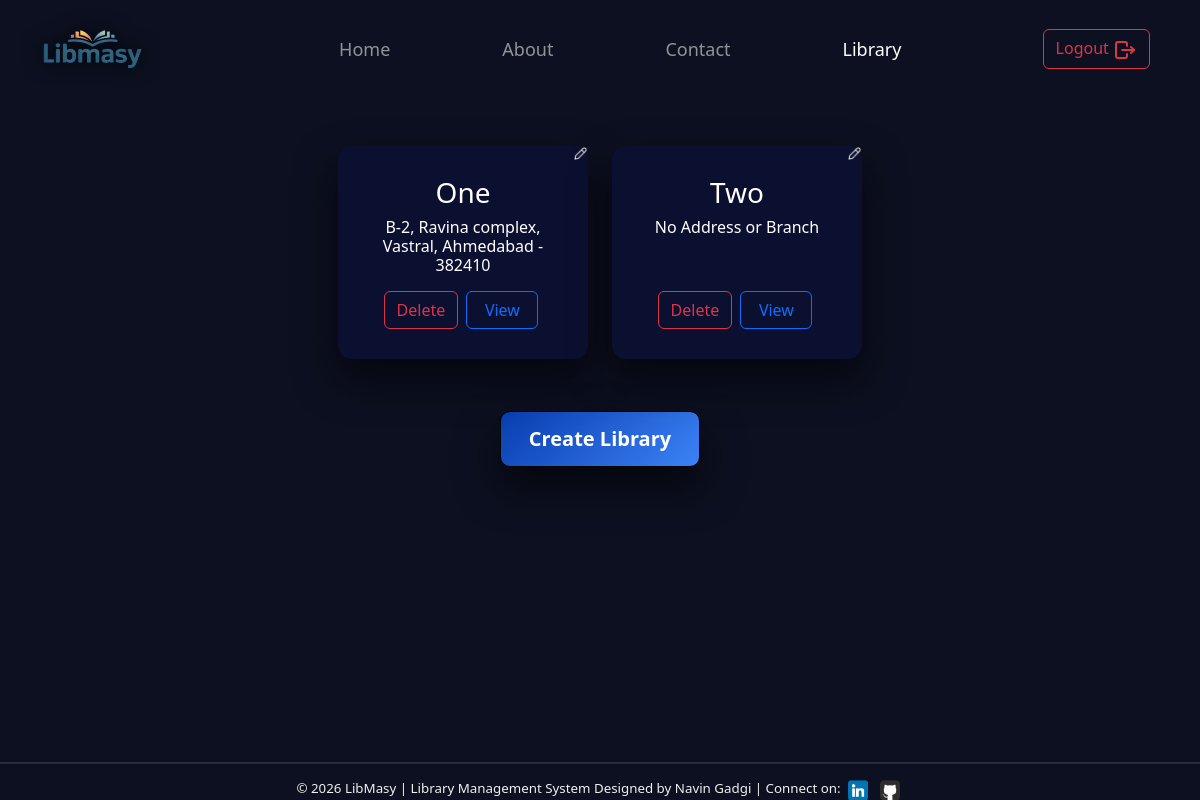
The app's page /library/ (signed in) with its own data.
### newapp/models.py (models this page shows, shortened)
class Library(models.Model):
    user = models.ForeignKey(User, on_delete=models.CASCADE)
    library_name = models.CharField(max_length=20)
    lib_address = models.TextField(max_length=200, null=True, blank=True)
    created_at = models.DateTimeField(auto_now_add=True)
    updated_at = models.DateField(auto_now=True)

### newapp/views.py (the view)
# urls.py: path('library/', include('newapp.urls')),
@login_required
def library(request):
    lib = Library.objects.filter(user=request.user).order_by('-created_at').reverse
    return render(request, 'library.html', {'lib':lib})

### newapp/templates/library.html (shortened to what this page needs)
{% extends "layout2.html" %}
{% load static %}
{% block contant %}
<div class="container row lib-div gap-4 my=auto pb-5 pt-5">
    {% for l in lib %}
                <div class="lib2 d-flex flex-column position-relative">
                    <a href="{% url 'rename_library' l.id %}"> <img class="end-0 top-0 position-absolute" src="{% static 'images/edit.png' %}" alt="edit icon" height="15px" width="15px"></a>
                    <h3>{{ l.library_name }}</h3>
                    {% if l.lib_address %}
                    <h6 class="pb-2 fw-normal">{{ l.lib_address }}</h6>
                    {% else %}
                    <h6 class="pb-2 fw-normal">No Address or Branch</h6>
                    {% endif %}
                    <div class="mt-auto">
                        <a href="{% url 'lib_del' l.id %}" class="btn btn-outline-danger">Delete</a>
                        <a href="{% url 'open' l.id%}" class="btn btn-outline-primary mx-1 wid">View</a>
                    </div>
                </div>
    {% empty %}
    <h4>No library has been created yet!</h4>
    {% endfor %}
</div>
<div class="text-center">
    <a href="{% url 'lib_create' %}" class="homebut btn my-1" type="submit">Create Library</a>
</div>
{% endblock %}

### static/css/style.css (style rules this page uses)
body { background-color: #0c1020; color: #f0f0f0; }
.homebut { width: 200px; padding: 12px 0; border-radius: 10px; font-size: 20px; font-weight: 600; background: linear-gradient(135deg, #093eb0, #3b82f6); color: #fff; border-color: #000; border-width: 1px; box-shadow: 0 20px 40px rgba(0, 0, 0, 0.6); }
.lib-div { border: 1px; justify-content: center; text-align: center; padding: 1rem; border-radius: 12px; margin-left: auto; margin-right: auto; }
.lib2 { background-color: #0c1030; box-shadow: 0 20px 40px rgba(0, 0, 0, 0.6); border-radius: 14px; color: #fff; padding: 30px; width: 250px; }
.wid { width: 72px; }

### records on screen
Library: library_name "One", lib_address "B-2, Ravina complex, Vastral, Ahmedabad - 382410"
Library: library_name "Two", lib_address "No Address or Branch"
